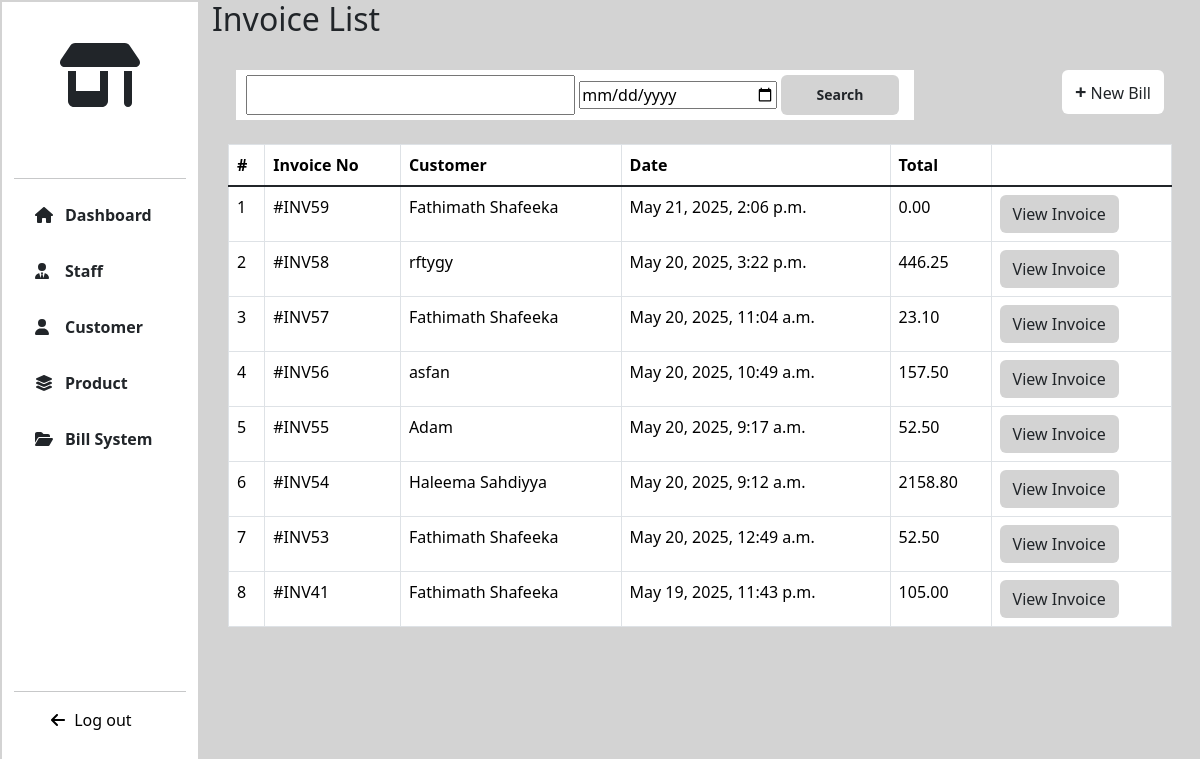
Page /BILLING/ (signed in) on the earlier database version.
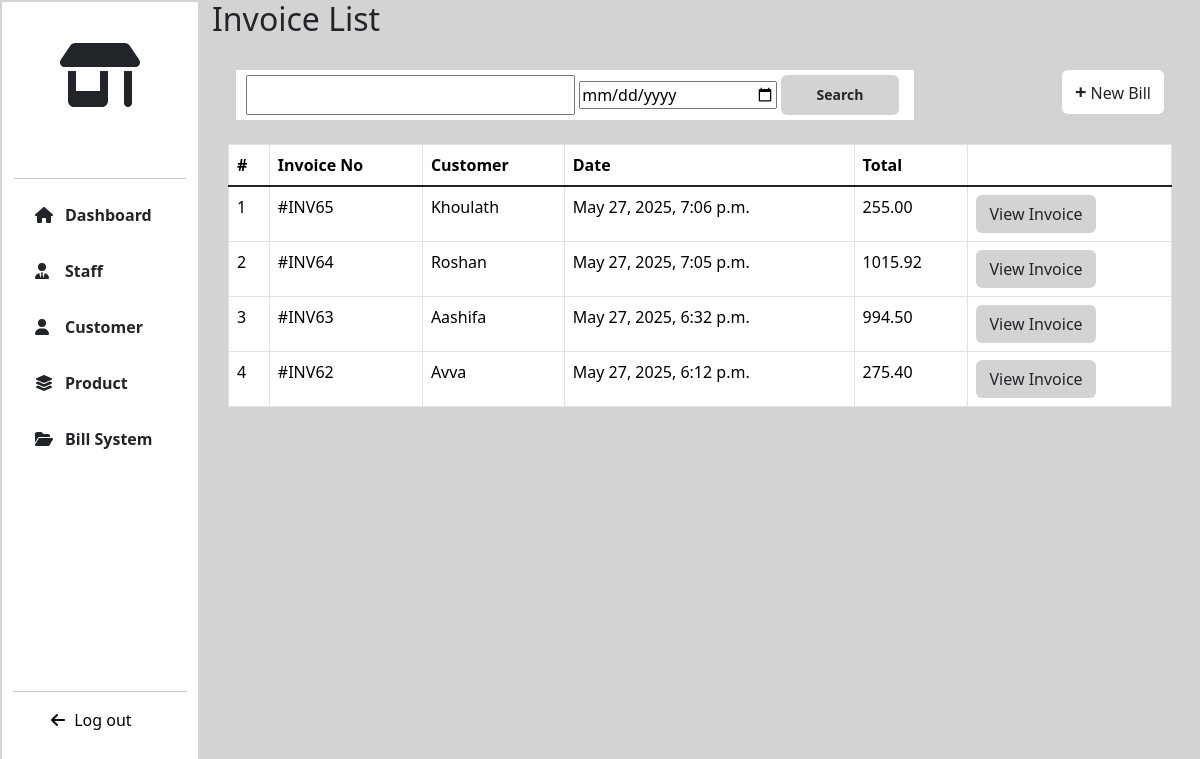
Same page on the later database version.
### BILLING/models.py (models this page shows, shortened)
class Invoice(models.Model):
    customer=models.ForeignKey(Customer,on_delete=models.CASCADE)
    staff=models.ForeignKey(User,on_delete=models.CASCADE)
    date=models.DateTimeField(auto_now_add=True)
    gst_percentage=models.IntegerField(default=2)
    gst=models.DecimalField(max_digits=5,decimal_places=2,default=0.00)
    total = models.DecimalField(max_digits=15,decimal_places=2,default=0)
    grand_total=models.DecimalField(max_digits=15,default=0,decimal_places=2)

### CUSTOMER/models.py (models this page shows, shortened)
class Customer(models.Model):
    fullname=models.CharField(max_length=255)
    phone=models.IntegerField(unique=True)
    address=models.TextField()

### BILLING/views.py (the view)
# urls.py: path('',views.invoices,name="invoices"),
@login_required
def invoices(request):
    if 'phone' in request.session:
        del request.session['phone']
    if request.method == "GET":
        search=request.GET.get("search")
        date=request.GET.get("date")
        invoices=Invoice.objects.all().order_by('-id')
        if search:
            invoices=Invoice.objects.filter(Q(customer__fullname__icontains=search)|Q(id__icontains=search)|Q(grand_total__icontains=search))
        elif date:
            invoices=Invoice.objects.filter(date__date=date)
        else:
            invoices=Invoice.objects.all().order_by('-id')
    return render(request,"invoices.html",locals())

### Templates/invoices.html (shortened to what this page needs)
{% extends 'extends.html' %}
{% load static %}
{% block link %}
<link rel="stylesheet" href="{% static '/CSS/product.css' %}">
{% endblock %}
{% block content %}
<div class="col-lg-10 col-md-9 col-sm-9 page-col">
   <h2>Invoice List</h2>
   <div class="add-product">
    <div class="row" style="height: auto;">
        <div class="col-lg-9">
          <div class="search-div p-4">
                <div class="search-content">
                <form action="{% url 'invoices' %}" method="get" style="width: 100%;">
                    <input type="text" class="search-input" name="search" style="width: 50%;">
                    <input type="date" name="date" style="width: 30%;">
                    <button type="submit" class="btn btn-product search-btn" style="width: 18%;">Search</button>
                  </form>
                </div>
          </div>
        </div>
        <div class="col-lg-3">
            <div class="button p-4">
                <a href="{% url 'create_invoice' %}" class="btn btn-add-product"><strong class="add-icon">+</strong> New Bill</a>
            </div>
        </div>
    </div>
   </div>
   {% if invoices %}
    <div class="table-div">
        <div class="table-responsive" >
        <table class="table table-hover table-bordered">
            <thead>
                <tr>
                    <th scope="col">#</th>
                    <th scope="col">Invoice No</th>
                    <th scope="col">Customer</th>
                    <th scope="col">Date</th>
                    <th scope="col">Total</th>
                    <th scope="col"></th>
                </tr>
                </thead>
                <tbody class="table-group-divider">
                {% for invoice in invoices %}
                    <tr>
                        <td class="text-nowrap">{{ forloop.counter }}</td>
                        <td class="text-nowrap">#INV{{ invoice.id }}</td>
                        <td class="text-nowrap">{{ invoice.customer.fullname }}</td>
                        <td class="text-nowrap">{{ invoice.date }}</td>
                        <td class="text-nowrap">{{ invoice.grand_total }}</td>
                        <td class="text-nowrap"><a href="{% url 'view_invoice' invoice.id %}" class="btn btn-product">View Invoice</a></td>
                    </tr>
                {% endfor %}
                </tbody>
        </table>
        </div>
    </div>
   {% else %}
    <div class="else">
            <div class="p-4 text-center text-box">
            <h4>No Invoice found!</h4>
            </div>
    </div>
   {% endif %}
</div>
{% endblock %}

### Templates/extends.html (shortened to what this page needs)
<!DOCTYPE html>
{% load static %}
<html lang="en">
<head>
    <link rel="stylesheet" href="{% static '/CSS/index.css' %}">
    <link rel="stylesheet" href="{% static '/CSS/dashboard.css' %}">
    <link href="https://cdn.jsdelivr.net/npm/bootstrap@5.3.5/dist/css/bootstrap.min.css" rel="stylesheet">
    <link rel="stylesheet" href="https://cdnjs.cloudflare.com/ajax/libs/bootstrap/5.3.3/css/bootstrap.min.css">
    <link rel="stylesheet" href="https://cdnjs.cloudflare.com/ajax/libs/font-awesome/6.7.2/css/all.min.css" />
    {% block link %}{% endblock %}
</head>
<body>
    <div class="dashboard-page">
        <div class="container-fluid">
            <div class="row">
                <div class="col-lg-2 col-md-3 col-sm-3 icon-col">
                    <div class="main-icon">
                         <div>
                            <i class="fa-solid fa-shop"></i>
                         </div>
                    </div>
                    <hr>
                    <div class="sub-icon">
                        <ul class="list-group">
                            <a href="{% url 'dashboard' %}" class="list-group-item"><span><i class="fa-solid fa-house"></i></span> <p>Dashboard</p></a>
                            {% if user.is_superuser %}
                            <a href="{% url 'staff' %}" class="list-group-item"><span><i class="fa-solid fa-user-tie"></i></span> <p>Staff</p></a>
                            {% endif %}
                            <a href="{% url 'customers' %}" class="list-group-item"><span><i class="fa-solid fa-user"></i></span><p>Customer</p></a>
                            <a href="{% url 'products_list' %}" class="list-group-item"><span><i class="fa-solid fa-layer-group"></i></span><p>Product</p></a>
                            <a href="{% url 'invoices' %}" class="list-group-item"><span><i class="fa-solid fa-folder-open"></i></span><p>Bill System</p></a>
                        </ul>
                    </div>
                    <hr>
                    <div class="end-icon">
                        <ul>
                            <a class="logout_btn" href="{% url 'logout_page' %}"><span><i class="fa-solid fa-arrow-left"></i></span> Log out</a>
                        </ul>
                    </div>
                </div>
                {% block content %}
                {% endblock %}
            </div>
        </div>
    </div>
</body>
</html>

### static/CSS/index.css (style rules this page uses)
body { margin: 0px; padding: 0px; box-sizing: border-box; }

### static/CSS/dashboard.css (style rules this page uses)
.table-responsive { width: 100%; overflow-x: auto; }
.row { height: 100vh; }
.icon-col { border: 2px solid lightgray ; position: fixed; height: 100vh; }
.main-icon { height: 20vh; position: relative; }
.main-icon div { text-align: center; font-size: 64px; padding: 25px; }
.sub-icon { height: 60vh; }
.list-group-item { border: transparent !important; display: flex !important; }
.list-group-item span { padding: 0 5px; width: 35px; }
.list-group-item p { font-weight: 600; }
.end-icon .logout_btn { text-decoration: none; color: #000; }
.end-icon .logout_btn span { padding: 5px; }
.page-col { background-color: lightgray; margin-left: auto; }
.table-div { padding: 4rem 1rem; }

### static/CSS/product.css (style rules this page uses)
.add-product .button { text-align:right; }
.btn-add-product { background-color:#fff !important; }
.add-icon { font-size:20px; }
.table-div { padding-top:0px; }
.btn-product { background-color:lightgray !important; }
.table-responsive { width: 100%; overflow-x: auto; }
.search-content { background-color: #fff; padding: 5px 10px; }
.search-content .search-input { width: 63%; height: 5vh; }
.search-btn { font-size: 14px; font-weight: bold; width: 18%; height: 5vh; margin-top: -5px; }

Differences in the rows shown:
removed Invoice: id "59", customer.fullname "Fathimath Shafeeka", date "May 21, 2025, 2:06 p.m.", grand_total "0.00"
removed Invoice: id "58", customer.fullname "rftygy", date "May 20, 2025, 3:22 p.m.", grand_total "446.25"
removed Invoice: id "57", customer.fullname "Fathimath Shafeeka", date "May 20, 2025, 11:04 a.m.", grand_total "23.10"
removed Invoice: id "56", customer.fullname "asfan", date "May 20, 2025, 10:49 a.m.", grand_total "157.50"
removed Invoice: id "55", customer.fullname "Adam", date "May 20, 2025, 9:17 a.m.", grand_total "52.50"
removed Invoice: id "54", customer.fullname "Haleema Sahdiyya", date "May 20, 2025, 9:12 a.m.", grand_total "2158.80"
removed Invoice: id "53", customer.fullname "Fathimath Shafeeka", date "May 20, 2025, 12:49 a.m.", grand_total "52.50"
removed Invoice: id "41", customer.fullname "Fathimath Shafeeka", date "May 19, 2025, 11:43 p.m.", grand_total "105.00"
added Invoice: id "65", customer.fullname "Khoulath", date "May 27, 2025, 7:06 p.m.", grand_total "255.00"
added Invoice: id "64", customer.fullname "Roshan", date "May 27, 2025, 7:05 p.m.", grand_total "1015.92"
added Invoice: id "63", customer.fullname "Aashifa", date "May 27, 2025, 6:32 p.m.", grand_total "994.50"
added Invoice: id "62", customer.fullname "Avva", date "May 27, 2025, 6:12 p.m.", grand_total "275.40"
